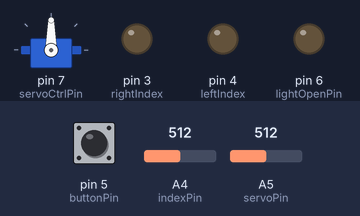
The sketch below on a simulated Arduino Uno, built with avr-gcc and run on an emulated ATmega328P. On the bench: servo, output pins drawn as LEDs (lit = HIGH). The inputs (shaded band) are chosen by the test bench; at power-on: A4 (indexPin) = 512, A5 (servoPin) = 512, pin 5 (buttonPin) HIGH.

Above: at 1.2 s.
1.3 s: A4 (indexPin) set to 665
2.8 s: A4 (indexPin) set to 697
At 3.4 s:
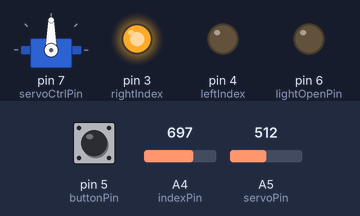
4.3 s: A5 (servoPin) set to 669
5.8 s: A5 (servoPin) set to 697
At 6.9 s:
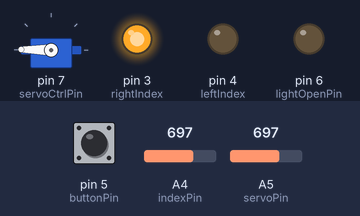
7.3 s: pin 5 (buttonPin) pulled LOW for 0.15 s
At 8.5 s:
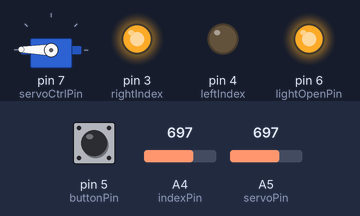
8.9 s: A4 (indexPin) set to 511
At 9.3 s:
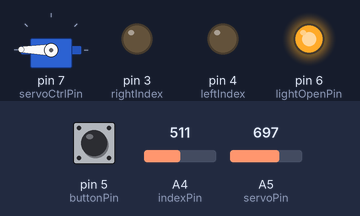
Timing chart, 0 to 11.4 s (numbered marks = the images above; inputs shaded):
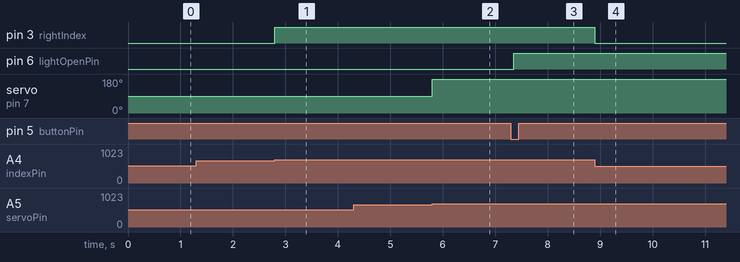

Measured:
- the behaviour switches between 682 and 683 on A4 (indexPin) (found by bisection; images 0 and 1)
- the behaviour switches between 682 and 683 on A5 (servoPin) (found by bisection; images 1 and 2)
- after the input at 1.3 s, every drawn part: stays the same
- after the input at 2.8 s, pin 3 (rightIndex): LOW → HIGH at once
- after the input at 4.3 s, every drawn part: stays the same
- after the input at 5.8 s, servo on pin 7 (servoCtrlPin): 90° → 179° at once
- after the input at 7.3 s, pin 6 (lightOpenPin): LOW → HIGH after 0.05 s
- after the input at 8.9 s, pin 3 (rightIndex): HIGH → LOW at once

The sketch:

potentiometerTest.ino
```cpp
#include <Servo.h>

Servo myservo;  // create servo object to control a servo

#define servoPin A5
#define indexPin A4
#define rightIndex 3
#define leftIndex 4
#define buttonPin 5
#define lightOpenPin 6
#define servoCtrlPin 7

int servoPos = 0;
int indexPos = 0;
//set initial servo flags to 0
bool t_left = false;
bool t_forward = false;
bool t_right = false;

bool lightFlag = false;
int buttonPushCounter = 0;
int buttonState = HIGH;
int prevButtonState = HIGH;

#define threeway23 341
#define threeway12 682
#define indexDiv 511

void setup() {
  // put your setup code here, to run once:
  Serial.begin(9600);
  myservo.attach(servoCtrlPin);  // attaches the servo on pin 9 to the servo object
  pinMode(rightIndex, OUTPUT);
  pinMode(leftIndex, OUTPUT);
  pinMode(buttonPin, INPUT_PULLUP);
  pinMode(lightOpenPin, OUTPUT);
}

void loop() {
  // put your main code here, to run repeatedly:
  servoPos = analogRead(servoPin);
  indexPos = analogRead(indexPin);
  if (servoPos > threeway12) {
    t_left = false;
    t_forward = false;
    t_right = true;
    myservo.write(179);
  } else if (servoPos < threeway23) {
    t_left = true;
    t_forward = false;
    t_right = false;
    myservo.write(1);
  } else {
    t_left = false;
    t_forward = true;
    t_right = false;
    myservo.write(90);
  }

  if (indexPos > threeway12) {

    digitalWrite(rightIndex, HIGH);
    digitalWrite(leftIndex, LOW);
  } else if (indexPos < threeway23) {
    digitalWrite(rightIndex, LOW);
    digitalWrite(leftIndex, HIGH);
  } else {
    digitalWrite(rightIndex, LOW);
    digitalWrite(leftIndex, LOW);
  }

  if (lightFlag == false) {
    digitalWrite(lightOpenPin, LOW);
  } else {
    digitalWrite(lightOpenPin, HIGH);
  }
  buttonState = digitalRead(buttonPin);
  if (buttonState != prevButtonState) {
    delay(50);
    if (buttonState == LOW) {
      buttonPushCounter++;
      if (lightFlag == true) {
        lightFlag = false;
      } else {
        lightFlag = true;
      }
    }
  }
  prevButtonState = buttonState;
}
```
